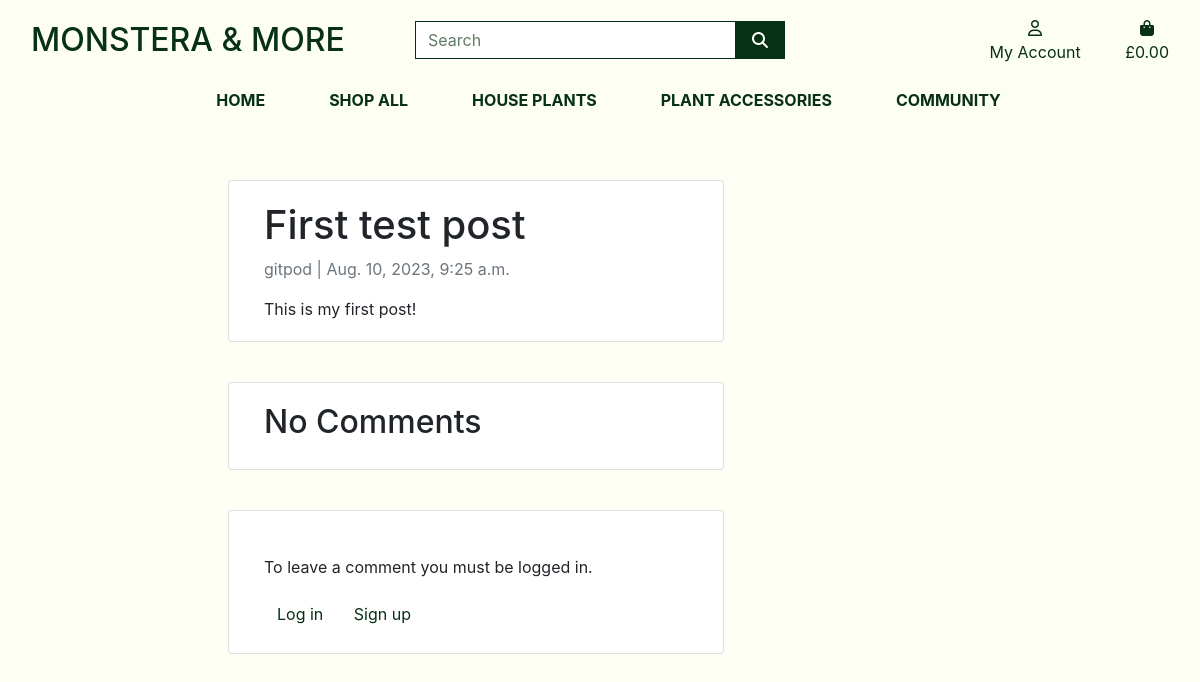
Before: /blog/first-test-post/ with the older database file.
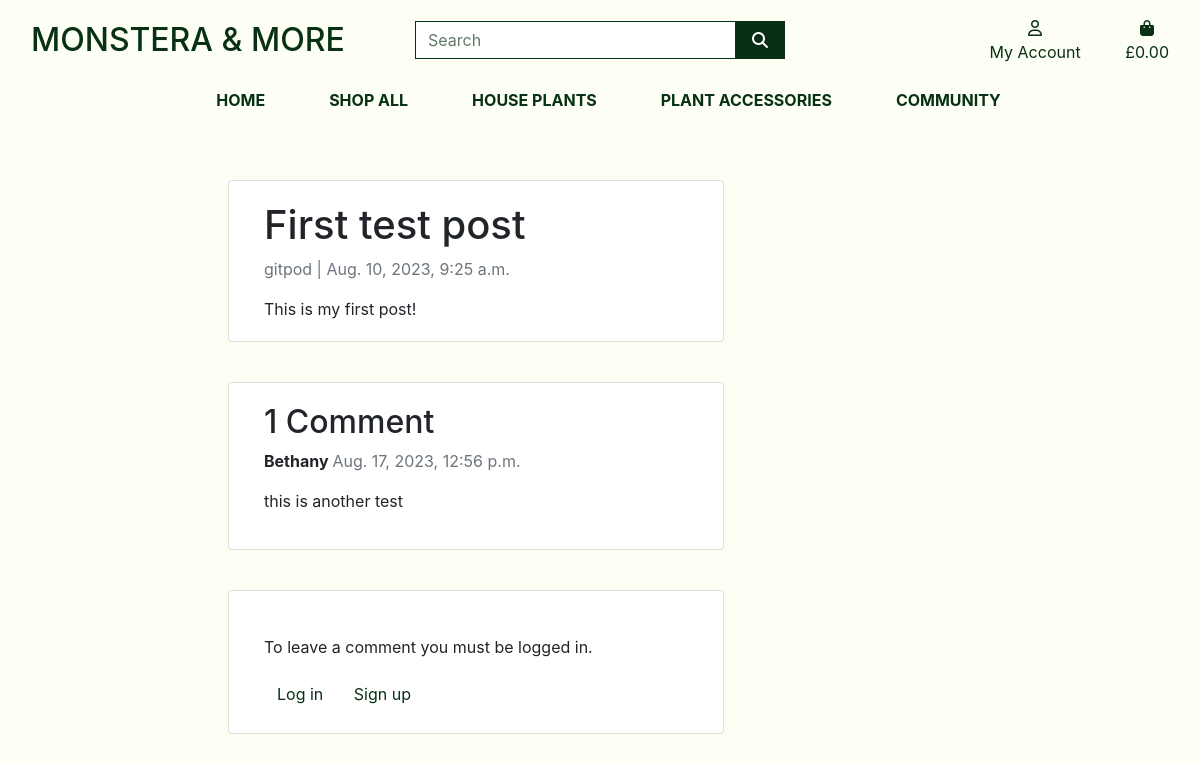
After: the same page with the newer database file.
### blog/models.py (models this page shows, shortened)
class Post(models.Model):
    title = models.CharField(max_length=200, unique=True)
    slug = models.SlugField(max_length=200, unique=True)
    author = models.ForeignKey(User, on_delete= models.CASCADE,related_name='blog_posts')
    content = models.TextField()
    created_on = models.DateTimeField(auto_now_add=True)
    status = models.IntegerField(choices=STATUS, default=0)
    class Meta:
        ordering = ['-created_on']

class Comment(models.Model):
    post = models.ForeignKey(Post, on_delete=models.CASCADE, related_name='comments', default=False)
    name = models.CharField(max_length=80, default="")
    user_id = models.ForeignKey(User, null=True,
                                blank=True, on_delete=models.SET_NULL)
    email = models.EmailField(default="")
    body = models.TextField(null=False, blank=False, default="")
    created_on = models.DateTimeField(auto_now_add=True)
    active = models.BooleanField(default=False)
    class Meta:
        ordering = ['created_on']

### blog/views.py (the view)
# urls.py: path('<slug:slug>/', views.PostDetail, name='post_detail'),
def PostDetail(request, slug):
    template_name = "blog/post_detail.html"
    post = get_object_or_404(Post, slug=slug)
    comments = post.comments.filter(active=True).order_by("-created_on")
    new_comment = None
    if request.method == "POST":
        comment_form = CommentForm(data=request.POST)
        if comment_form.is_valid():
            new_comment = comment_form.save(commit=False)
            new_comment.post = post
            new_comment.save()
    else:
        comment_form = CommentForm()
    return render(
        request,
        template_name,
        {
            "post": post,
            "comments": comments,
            "new_comment": new_comment,
            "comment_form": comment_form,
        },
    )

### blog/forms.py
class CommentForm(forms.ModelForm):
    class Meta:
        model = Comment
        fields = ('name', 'email', 'body')

### bag/contexts.py (called while the page is built, shortened)
def bag_contents(request):
    bag_items = []
    total = 0
    product_count = 0
    bag = request.session.get('bag', {})
    if total < settings.FREE_DELIVERY_THRESHOLD:
        delivery = total * Decimal(settings.STANDARD_DELIVERY_PERCENTAGE / 100)
        free_delivery_delta = settings.FREE_DELIVERY_THRESHOLD - total
    else:
        delivery = 0
        free_delivery_delta = 0
    grand_total = delivery + total
    context = {
        'bag_items': bag_items,
        'total': total,
        'product_count': product_count,
        'delivery': delivery,
        'free_delivery_delta': free_delivery_delta,
        'free_delivery_threshold': settings.FREE_DELIVERY_THRESHOLD,
        'grand_total': grand_total,
    }
    return context

### blog/templates/blog/post_detail.html (shortened to what this page needs)
{% extends "base.html" %}
{% load static %}
{% block page_header %}
<div class="container header-container">
</div>
{% endblock %}
{% block content %}
<div class="container">
  <div class="container">
    <div class="row">
      <div class="col-md-8 card mb-4  mt-3 left  top">
        <div class="card-body">
          <h1>{% block title %} {{ post.title }} {% endblock title %}</h1>
          <p class=" text-muted">{{ post.author }} | {{ post.created_on }}</p>
          <p class="card-text ">{{ post.content | safe }}</p>
        </div>
      </div>
      <div class="col-md-8 card mb-4  mt-3 ">
        <div class="card-body">
          {% if comments.count == 0 %}
            <h2>No Comments</h2>
          {% elif comments.count >= 2 %}
            <h2>{{ comments.count }} Comments</h2>
          {% else %}
            <h2>{{ comments.count }} Comment</h2>
          {% endif %}
          {% for comment in comments %}
          <div class="comments">
            <p class="font-weight-bold">
              {{ comment.name }}
              <span class=" text-muted font-weight-normal">
                {{ comment.created_on }}
              </span>
            </p>
            {{ comment.body | linebreaks }}
          </div>
          {% endfor %}
        </div>
      </div>
      <div class="col-md-8 card mb-4  mt-3 ">
        <div class="card-body">
          {% if user.is_authenticated %}
            {% if new_comment %}
              <div class="alert alert-success" role="alert">
              Your comment has been submitted and is awaiting approval. Check back soon.
              </div>
            {% else %}
              <h3>Leave a comment</h3>
              <form method="post" action="{% url 'post_detail' post.slug %}">
              {{ comment_form | crispy }}
              {% csrf_token %}
              <button class="btn btn-black rounded-0 btn-lg text-uppercase" type="submit" aria-label="Submit a comment button">Submit<span class="icon">
                <i class="fa-solid fa-plus"></i>
            </span></button>
              </form>
            {% endif %}
          {% else %}
          <div class="mt-4">
            <p>To leave a comment you must be logged in. </p>
            <a class="btn btn-outline-black rounded-0" href="{% url 'account_login' %}">Log in</a>
            <a class="btn btn-outline-black rounded-0" href="{% url 'account_signup' %}">Sign up</a>
          </div>
          {% endif %}
        </div>
      </div>
    </div>
  </div>
  {% endblock %}

### templates/base.html (shortened to what this page needs)
{% load static %}
<!doctype html>
<html lang="en">
<head>
  {% block corecss %}
  <link rel="stylesheet" href="https://stackpath.bootstrapcdn.com/bootstrap/4.4.1/css/bootstrap.min.css"
>
  <link rel="stylesheet" href="{% static 'css/base.css' %}">
  {% endblock %}
</head>
<body>
  <header class="container-fluid fixed-top {% if request.path != '/' %}header-cream{% endif %}">
    <div id="topnav" class="row pt-lg-2 d-none d-lg-flex">
      <div class="col-12 col-lg-4 my-auto py-1 py-lg-0 text-center text-lg-left">
        <a href="{% url 'home' %}" class="nav-link main-logo-link">
          <h2 class="logo-font  my-0">Monstera &amp; more</h2>
        </a>
      </div>
      <div class="col-12 col-lg-4 my-auto py-1 py-lg-0">
        <form method="GET" action="{% url 'products' %}">
          <div class="input-group w-100">
            <input class="form-control border border-black rounded-0" type="text" name="q" placeholder="Search">
            <div class="input-group-append">
              <button class="form-control btn btn-black border border-black rounded-0" type="submit">
                <span class="icon">
                  <i class="fas fa-search"></i>
                </span>
              </button>
            </div>
          </div>
        </form>
      </div>
      <div class="col-12 col-lg-4 my-auto py-1 py-lg-0">
        <ul class="list-inline list-unstyled text-center text-lg-right my-0">
          <li class="list-inline-item dropdown">
            <a class="text-black nav-link" href="#" id="user-options" data-toggle="dropdown" aria-haspopup="true"
              aria-expanded="false">
              <div class="text-center">
                <div><i class="fa-regular fa-user"></i></div>
                <p class="my-0">My Account</p>
              </div>
            </a>
          </li>
          <li class="list-inline-item">
            <a class="{% if grand_total %} font-weight-bold{% else %}text-black{% endif %} nav-link"
              href="{% url 'view_bag' %}">
              <div class="text-center">
                <div><i class="fas fa-shopping-bag fa-regular"></i></div>
                <p class="my-0">
                  {% if grand_total %}
                  £{{ grand_total|floatformat:2 }}
                  {% else %}
                  £0.00
                  {% endif %}
                </p>
              </div>
            </a>
          </li>
        </ul>
      </div>
    </div>
    <div class="row">
      <nav class="navbar navbar-expand-lg navbar-light w-100">
        {% include 'includes/mobile-top-header.html' %}
        {% include 'includes/main-nav.html' %}
      </nav>
    </div>
  </header>
  {% block page_header %}
  {% endblock %}
  {% block content %}
  {% endblock %}
</body>
</html>

### templates/includes/mobile-top-header.html (shortened to what this page needs)
<ul>
  </ul>

### templates/includes/main-nav.html (shortened to what this page needs)
<div class="collapse navbar-collapse" id="main-nav">
    <ul class="navbar-nav mobile-background-cream w-auto mx-auto">
        {% if request.path != '/' %}
        <li class="nav-item ">
            <a class="logo-font font-weight-bold nav-link text-black mr-5" href="{% url 'home' %}" id="all-products-link">
                Home
            </a>
        </li>
        {% endif %}
        <li class="nav-item dropdown">
            <a class="logo-font font-weight-bold nav-link text-black mr-5" href="#" id="all-products-link" data-toggle="dropdown" aria-haspopup="true" aria-expanded="false">
                Shop All
            </a>
        </li>
        <li class="nav-item dropdown">
            <a class="logo-font font-weight-bold nav-link text-black mr-5" href="#" id="clothing-link" data-toggle="dropdown" aria-haspopup="true" aria-expanded="false">
                House plants
            </a>
        </li>
        <li class="nav-item dropdown">
            <a class="logo-font font-weight-bold nav-link text-black mr-5" href="#" id="homeware-link" data-toggle="dropdown" aria-haspopup="true" aria-expanded="false">
                Plant Accessories
            </a>
        </li>
        <li class="nav-item ">
            <a class="logo-font font-weight-bold nav-link text-black mr-5" href="{% url 'blog' %}?sort=created_on&direction=desc" id="community-link" >
                Community
            </a>
        </li>
    </ul>
</div>

### static/css/base.css (style rules this page uses)
html { height: 100%; }
body { background-image: url('/media/hero-plant.jpg'); background-color: #FDFFF4; height: 100vh; background-position: 1% 1%; }
.header-cream { background-color: #FDFFF4 !important; }
a { color:#073014 ; }
.icon { align-items: center; display: inline-flex; justify-content: center; height: 1.5rem; width: 1.5rem; }
.logo-font { text-transform: uppercase; color:#073014; }
.main-logo-link { width: fit-content; }
.btn-black { background: #073014; color: white; }
.text-black { color: #073014 !important; }
.border-black { border: 1px solid #073014 !important; }
.btn-outline-black { background: white; color: #073014 !important; border: 1px solid 073014; }
input[name='q']::placeholder { color: #617a66; }
@media (min-width: 1200px) { .container { max-width: 80%; } }
@media (min-width: 992px) { .header-container { padding-top: 164px; } }

Changed rows visible on the page:
added Comment: name "Bethany", created_on "Aug. 17, 2023, 12:56 p.m.", body "this is another test"
Other visible differences:
{{ comments.count }}: (not shown) → "1"
text no longer shown: "No Comments"
text now shown: "Comment"
